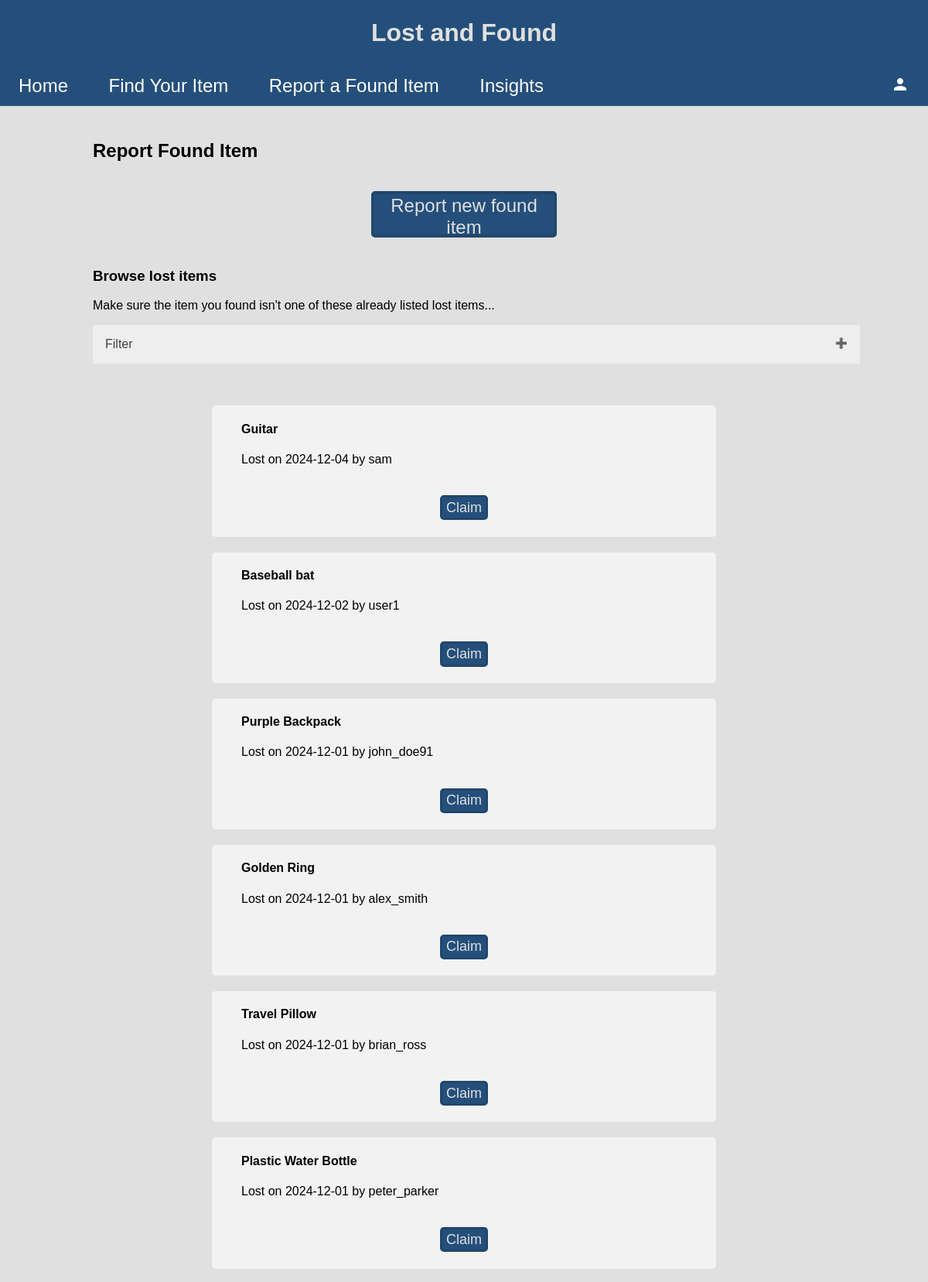
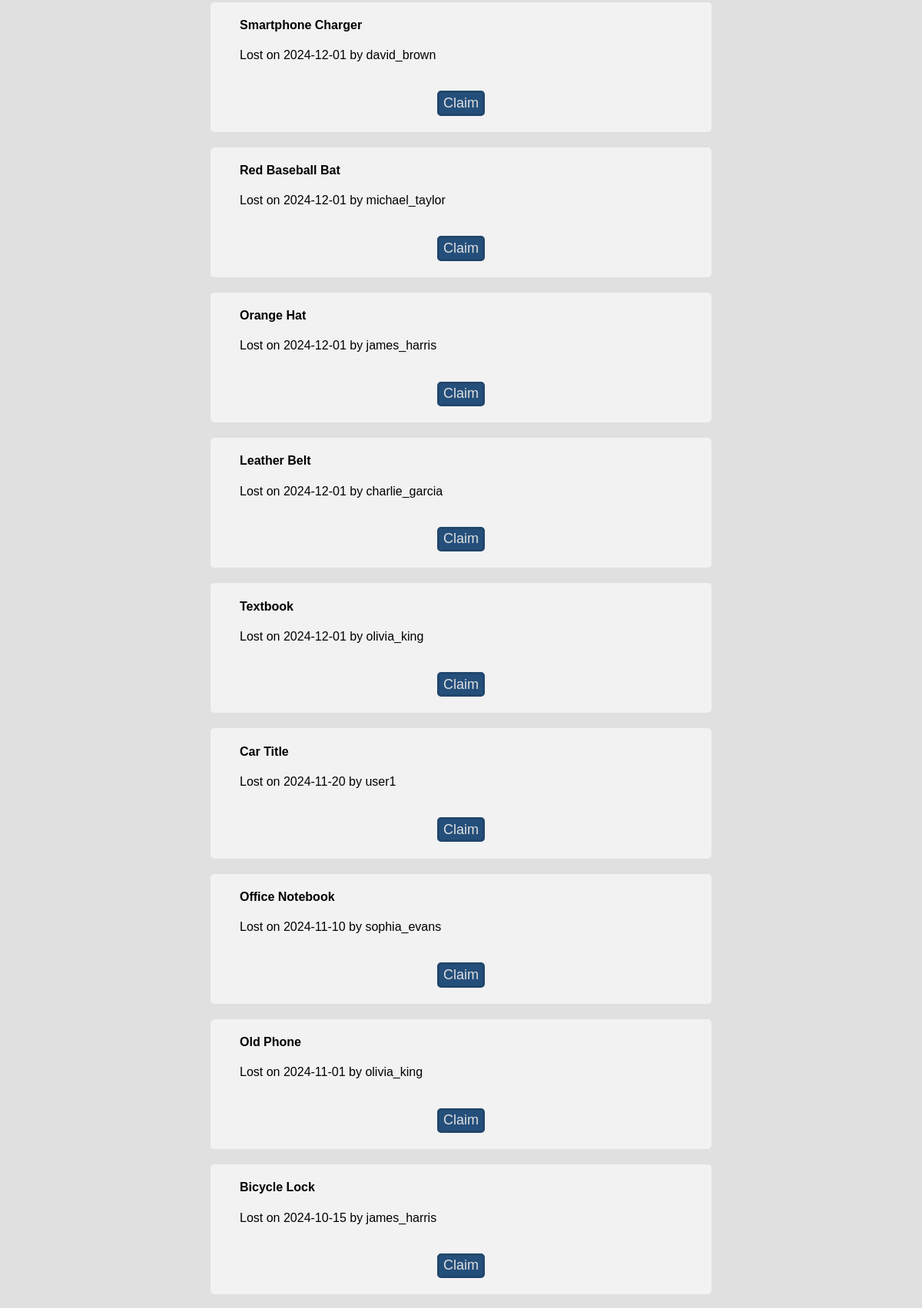
Page /report_found (upper part) on the committed database (2 pictures, top to bottom).
### tables this page shows
CREATE TABLE "items" (
	"item_id"	INTEGER NOT NULL,
	"description"	TEXT,
	"category"	TEXT,
	"date_logged"	TEXT,
	"lost_found"	TEXT,
	"reporter_id"	INTEGER,
	PRIMARY KEY("item_id" AUTOINCREMENT),
	FOREIGN KEY("category") REFERENCES "categories"("category"),
	FOREIGN KEY("reporter_id") REFERENCES "users"("user_id")
);

CREATE TABLE "users" (
	"user_id"	INTEGER NOT NULL,
	"username"	TEXT,
	"password"	TEXT,
	"phone"	TEXT,
	"address"	TEXT,
	"logged_in"	INTEGER NOT NULL,
	PRIMARY KEY("user_id" AUTOINCREMENT)
);

### app.py (the view, shortened to what this page needs)
@app.route("/report_found", methods=["GET", "POST"])
def report_found():
    database = sql.connect("database.db", isolation_level=None)
    database.row_factory = sql.Row
    cur = database.cursor()
    entires = cur.execute("SELECT category FROM categories ORDER BY category").fetchall()
    categories = [c['category'] for c in entires]
    filter_string = "WHERE lost_found = 'Lost'"
    info = cur.execute(f"SELECT * FROM items INNER JOIN users ON users.user_id = items.reporter_id {filter_string} ORDER BY date_logged DESC").fetchall()
    database.close()
    return render_template("report_found.html", categories=categories, info=info)

### templates/report_found.html
{% extends 'base.html' %}
{% block content %}
<h2>Report Found Item</h2>
<button class="mediumButton" type="button" onclick="window.location.href='report_new_found'">Report new found item</button>
<h3>Browse lost items</h3>
<p>Make sure the item you found isn't one of these already listed lost items...</p>
{% set action='report_found' %}
{% include 'browse.html' %}
{% endblock %}

### templates/show_item_browse.html (shortened to what this page needs)
<div class="itemDisplay">
    <h4>{{ item['description'] }}</h4>
    <p>{{ item['lost_found'] }} on {{ item['date_logged'] }} by {{ item['username'] }}</p>
    <form method="POST" action="claim">
        <button class="smallButton" type="submit">Claim</button>
    </form>
</div>

### static/style.css (style rules this page uses)
:root { --color0: #f2f2f2; --color1: rgb(224, 224, 224); --color2: rgb(37, 79, 123); --color3: rgb(33, 70, 108); }
body { font-family: Arial, sans-serif; margin: auto; background-color: var(--color1); }
button, input[type="submit"] { display: block; margin: auto; margin-block: 4%; border: 4px solid var(--color3); border-radius: 5px; background-color: var(--color2); color: var(--color1); }
.mediumButton { font-size: 24px; width: 25%; height: 2.5em; }
.smallButton { font-size: 18px; padding: .5% 1%; border: 3px solid var(--color3); }
form, .itemDisplay { max-width: 60%; margin: 0 auto; padding: 0% 4%; background-color: var(--color0); border-radius: 5px; overflow: hidden; }
.itemDisplay form { max-width: 100%; }
.itemDisplay { margin: 20px auto; }

### rows in the picture
items: description "Guitar", lost_found "Lost", date_logged "2024-12-04", username "sam"
items: description "Baseball bat", lost_found "Lost", date_logged "2024-12-02", username "user1"
items: description "Purple Backpack", lost_found "Lost", date_logged "2024-12-01", username "john_doe91"
items: description "Golden Ring", lost_found "Lost", date_logged "2024-12-01", username "alex_smith"
items: description "Travel Pillow", lost_found "Lost", date_logged "2024-12-01", username "brian_ross"
items: description "Plastic Water Bottle", lost_found "Lost", date_logged "2024-12-01", username "peter_parker"
items: description "Smartphone Charger", lost_found "Lost", date_logged "2024-12-01", username "david_brown"
items: description "Red Baseball Bat", lost_found "Lost", date_logged "2024-12-01", username "michael_taylor"
items: description "Orange Hat", lost_found "Lost", date_logged "2024-12-01", username "james_harris"
items: description "Leather Belt", lost_found "Lost", date_logged "2024-12-01", username "charlie_garcia"
items: description "Textbook", lost_found "Lost", date_logged "2024-12-01", username "olivia_king"
items: description "Car Title", lost_found "Lost", date_logged "2024-11-20", username "user1"
items: description "Office Notebook", lost_found "Lost", date_logged "2024-11-10", username "sophia_evans"
items: description "Old Phone", lost_found "Lost", date_logged "2024-11-01", username "olivia_king"
items: description "Bicycle Lock", lost_found "Lost", date_logged "2024-10-15", username "james_harris"
